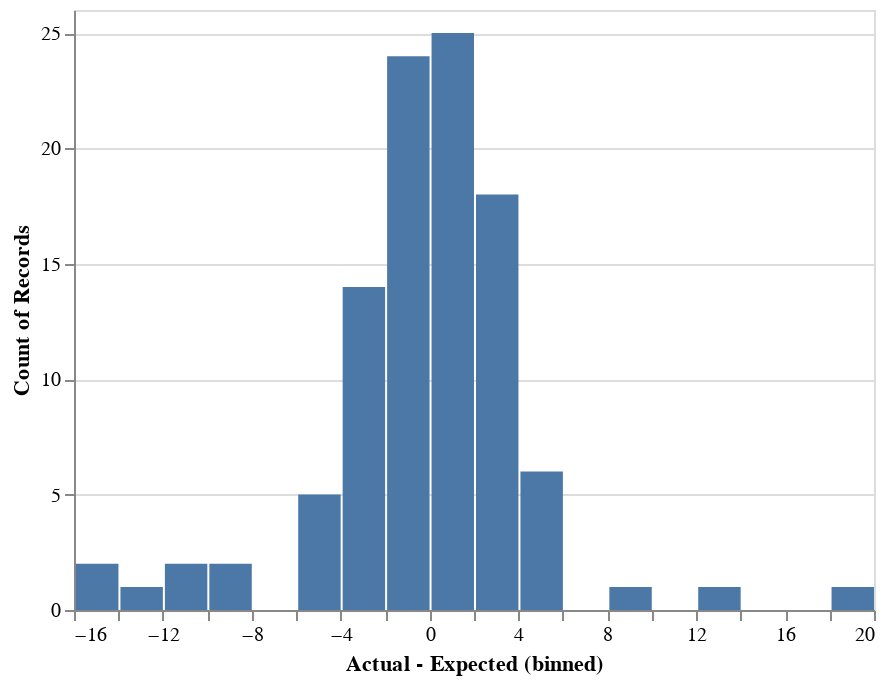

The notebook cell this image was saved under:
### Code cell
alt.Chart(chart_data).mark_bar().encode(alt.X("Actual - Expected:Q", bin=alt.Bin(step=2)), y="count()")

### Figure 1 — Vega-Lite specification as saved in the notebook (floating-point values rounded to 4 significant figures)
{"config": {"view": {"continuousWidth": 400, "continuousHeight": 300}}, "data": {"name": "data-b1cce8a4471ffac0b61cc0f4e38951f7"}, "mark": "bar", "encoding": {"x": {"type": "quantitative", "bin": {"step": 2}, "field": "Actual - Expected"}, "y": {"type": "quantitative", "aggregate": "count"}}, "$schema": "https://vega.github.io/schema/vega-lite/v4.0.0.json", "datasets": {"data-b1cce8a4471ffac0b61cc0f4e38951f7": [{"Actual - Expected": 3.152}, {"Actual - Expected": 0.325}, {"Actual - Expected": 1.953}, {"Actual - Expected": 9.812}, {"Actual - Expected": 2.066}, {"Actual - Expected": -4.766}, {"Actual - Expected": -3.184}, {"Actual - Expected": 0.6469}, {"Actual - Expected": 0.125}, {"Actual - Expected": -4.122}, {"Actual - Expected": -2.702}, {"Actual - Expected": 3.141}, {"Actual - Expected": -1.253}, {"Actual - Expected": -10.94}, {"Actual - Expected": -1.863}, {"Actual - Expected": -2.378}, {"Actual - Expected": -0.4187}, {"Actual - Expected": 1.731}, {"Actual - Expected": -0.8188}, {"Actual - Expected": -2.825}, {"Actual - Expected": 0.0625}, {"Actual - Expected": 2.019}, {"Actual - Expected": 1.375}, {"Actual - Expected": -0.125}, {"Actual - Expected": 0.8969}, {"Actual - Expected": -2.125}, {"Actual - Expected": -2.047}, {"Actual - Expected": 12.43}, {"Actual - Expected": 2.898}, {"Actual - Expected": 0.2969}, {"Actual - Expected": -1.012}, {"Actual - Expected": -0.6469}, {"Actual - Expected": -2.647}, {"Actual - Expected": -0.4625}, {"Actual - Expected": -1.209}, {"Actual - Expected": 2.194}, {"Actual - Expected": 1.616}, {"Actual - Expected": -4.363}, {"Actual - Expected": -2.975}, {"Actual - Expected": 4.25}, {"Actual - Expected": -1.938}, {"Actual - Expected": 2.584}, {"Actual - Expected": 0.1344}, {"Actual - Expected": -15.54}, {"Actual - Expected": 5.375}, {"Actual - Expected": 0.3531}, {"Actual - Expected": 3.881}, {"Actual - Expected": 0.5125}, {"Actual - Expected": 1.55}, {"Actual - Expected": -2.281}, {"Actual - Expected": -1.431}, {"Actual - Expected": 1.325}, {"Actual - Expected": 1.261}, {"Actual - Expected": 1.578}, {"Actual - Expected": -5.572}, {"Actual - Expected": 2.056}, {"Actual - Expected": 5.152}, {"Actual - Expected": -12.28}, {"Actual - Expected": 0.1625}, {"Actual - Expected": 4.947}, {"Actual - Expected": -9.081}, {"Actual - Expected": 1.947}, {"Actual - Expected": -10.92}, {"Actual - Expected": -1.216}, {"Actual - Expected": 2.541}, {"Actual - Expected": 3.256}, {"Actual - Expected": 1.68}, {"Actual - Expected": 1.8}, {"Actual - Expected": 2.439}, {"Actual - Expected": 3.548}, {"Actual - Expected": -2.981}, {"Actual - Expected": -2.694}, {"Actual - Expected": -0.8344}, {"Actual - Expected": 5.281}, {"Actual - Expected": -2.306}, {"Actual - Expected": 1.85}, {"Actual - Expected": 0.8656}, {"Actual - Expected": -5.178}, {"Actual - Expected": 3.194}, {"Actual - Expected": -0.6141}, {"Actual - Expected": -1.378}, {"Actual - Expected": -1.069}, {"Actual - Expected": 2.4}, {"Actual - Expected": -1.361}, {"Actual - Expected": 4.613}, {"Actual - Expected": -9.772}, {"Actual - Expected": -3.291}, {"Actual - Expected": -1.922}, {"Actual - Expected": -1.447}, {"Actual - Expected": 1.547}, {"Actual - Expected": 3.65}, {"Actual - Expected": 3.337}, {"Actual - Expected": -0.4375}, {"Actual - Expected": -15.28}, {"Actual - Expected": 1.994}, {"Actual - Expected": -1.672}, {"Actual - Expected": 3.406}, {"Actual - Expected": 19.57}, {"Actual - Expected": -0.9906}, {"Actual - Expected": -3.719}, {"Actual - Expected": -1.059}, {"Actual - Expected": -1.828}]}}
